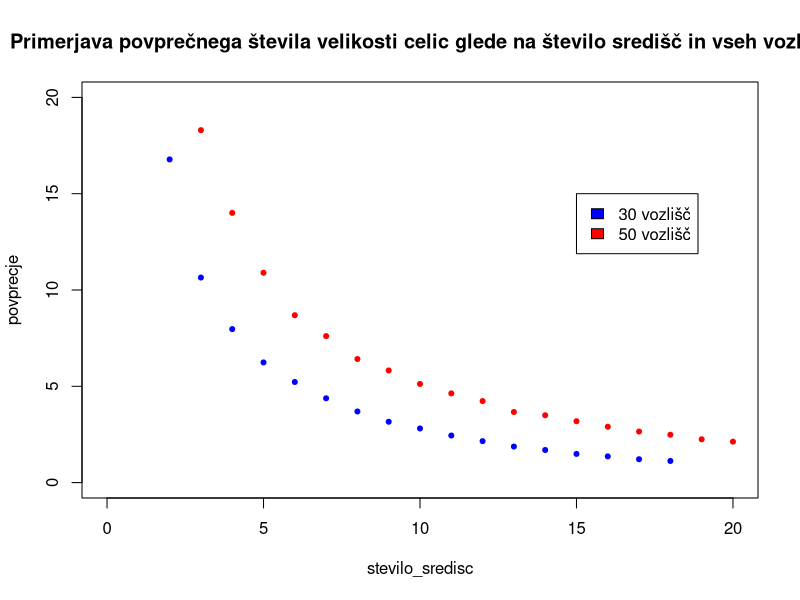

Write the R code that produced this figure.
#uvozimo knjižnice
library(tidyr)
library(dplyr)
library(ggplot2)
######################################################

binomski30 <- read.table(file = 'files/rezultati_binomski_do_30.tsv', sep='\t', header = TRUE) 
binomski30 <- binomski30[, c(-1)] #odstranimo identitete, zarad lepote

binomski50 <- read.table(file = 'files/rezultati_binomski_do_50.tsv', sep='\t', header = TRUE) 
binomski50 <- binomski50[, c(-1)]

#############################################################################################
#uporabna funkcija s kero se določ ali je posamezna celica velika, povprečna ali mala
uporabna_funkcija <- function(podatki, povprecja){
  tip_celice <- numeric()
  k <- podatki['stevilo_sredisc']
  for (vrstica in 1:nrow(podatki)){
    for (i in 1:nrow(povprecja)){
      if (povprecja[i ,'stevilo_sredisc'] != k[vrstica, 1]){
      }
      else{
        if (podatki [vrstica, 'V_celica_moc'] > povprecja[i, 3]){
          tip_celice[vrstica] <- 'velika'
        }
        else if (podatki[vrstica, 'V_celica_moc'] < povprecja[i, 2]){
          tip_celice[vrstica] <- 'mala'
        }
        else{
          tip_celice[vrstica] <- 'povprecna'
        }
      }
    }
  }
  koncno <- cbind(podatki, tip_celice)
  return(koncno)
}
###############################################################################################
#preračunamo vse stvari, ki jih rabmo, da določimo tip celic
povprecni30 <- binomski30 %>%
  group_by(stevilo_sredisc) %>%
  summarise(mean(V_celica_moc))
names(povprecni30)[2] <- "povprecje"
velike <- povprecni30$povprecje * 1.9
male <- povprecni30$povprecje * 0.1
povprecja30 <- cbind(povprecni30, velike, male)

#določimo tip celic in nardimo končno tabelo podatkov iz katere bomo risal grafe
najs <- uporabna_funkcija(binomski30, povprecja30)
finale <- najs %>% group_by(stevilo_sredisc, tip_celice) %>%
  summarise(round(mean(V_celica_moc)))
names(finale)[3] <- "povprecno_stevilo_vozlisc"

graf_binomski30 <- ggplot(data = finale, aes(x=stevilo_sredisc, y=povprecno_stevilo_vozlisc, col=tip_celice)) +
                   geom_point() + geom_line() + xlab('Število središč') + ylab('Povprečno število vozlišč v celici') + 
                   ggtitle('Primerjava povprečnih velikosti celic glede na število sredič za 30 vozlišč') + 
                   labs(fill = "Tip celice")

povprecni50 <- binomski50 %>%
  group_by(stevilo_sredisc) %>%
  summarise(mean(V_celica_moc))
names(povprecni50)[2] <- "povprecje"
velike50 <- povprecni50$povprecje * 1.9
male50 <- povprecni50$povprecje * 0.1
povprecja50 <- cbind(povprecni50, velike50, male50)
najs2 <- uporabna_funkcija(binomski50, povprecja50)
finale2 <- najs2 %>% group_by(stevilo_sredisc, tip_celice) %>%
  summarise(round(mean(V_celica_moc)))
names(finale2)[3] <- "povprecno_stevilo_vozlisc"

graf_binomski50 <- ggplot(data = finale2, aes(x=stevilo_sredisc, y=povprecno_stevilo_vozlisc, col=tip_celice)) +
                   geom_point() + geom_line() + xlab('Število središč') + ylab('Povprečno število vozlišč v celici') + 
                   ggtitle('Primerjava povprečnih velikosti celic glede na število sredič za 50 vozlišč') + 
                   labs(fill = "Tip celice")


plot(povprecni30, col = "blue", main = "Primerjava povprečnega števila velikosti celic glede na število središč in vseh vozlišč",
     pch = 20, x_lab = "Število središč", y_lab = "Povprečno število vozlišč v celici", xlim=c(0,20), ylim=c(0,20))
points(povprecni50, col = "red", pch = 20)
legend(15, 15, legend=c("30 vozlišč", "50 vozlišč"), col=c("blue", "red"), fill=c("blue", "red"))
